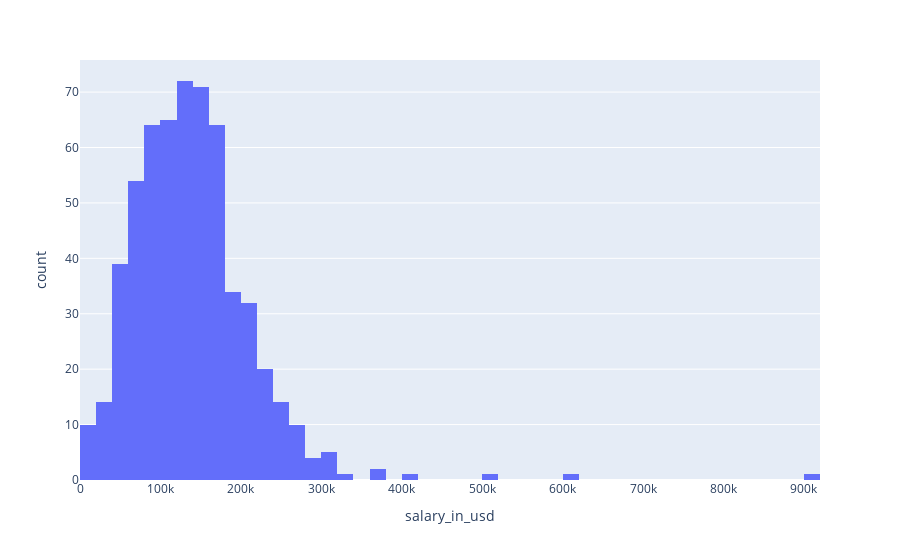

The code cell stored with this chart in its notebook:
### Code cell
px.histogram(df, x='salary_in_usd')

### Figure 1 — Plotly figure (JSON) as saved in the notebook; plotly's stock layout.template omitted (floating-point values rounded to 4 significant figures; data arrays with more than 128 entries replaced by an {"elided": "..."} marker saying what was removed)
{"data": [{"alignmentgroup": "True", "bingroup": "x", "hovertemplate": "salary_in_usd=%{x}<br>count=%{y}<extra></extra>", "legendgroup": "", "marker": {"color": "#636efa", "pattern": {"shape": ""}}, "name": "", "offsetgroup": "", "orientation": "v", "showlegend": false, "type": "histogram", "x": {"elided": "579 int values"}, "xaxis": "x", "yaxis": "y"}], "layout": {"barmode": "relative", "legend": {"tracegroupgap": 0}, "margin": {"t": 60}, "xaxis": {"anchor": "y", "domain": [0, 1], "title": {"text": "salary_in_usd"}}, "yaxis": {"anchor": "x", "domain": [0, 1], "title": {"text": "count"}}}}
